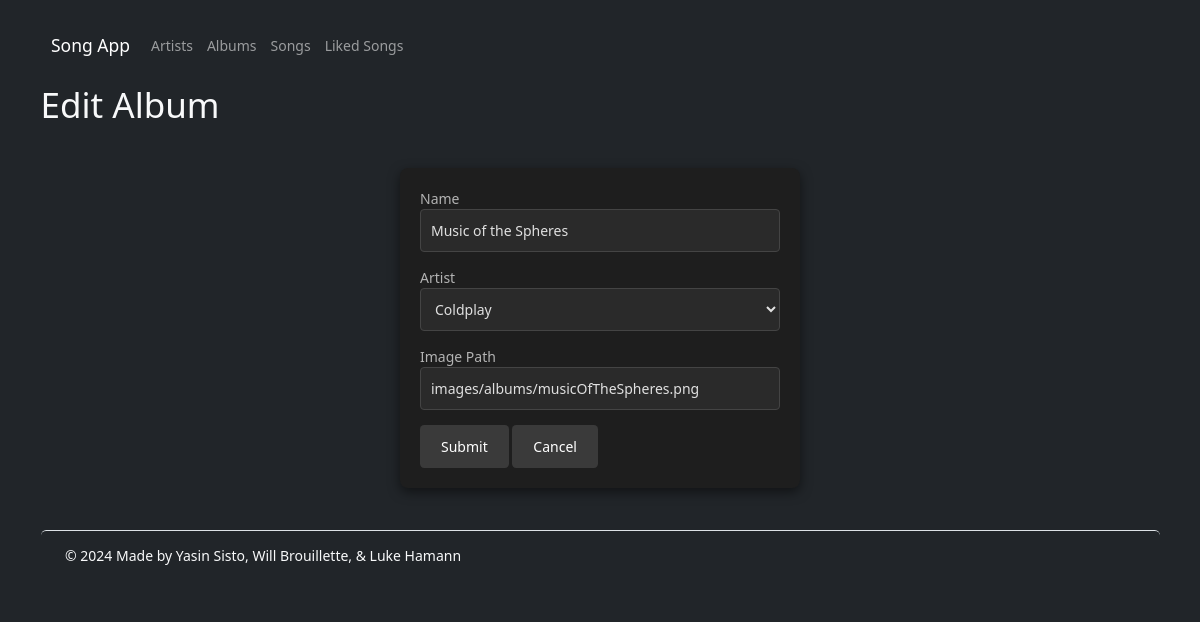
/?action=albumForm&albumId=2, run on the app's committed database.
### tables this page shows
CREATE TABLE albums (
    id        int           AUTO_INCREMENT,
    name      varchar(127)  NOT NULL,
    imagePath varchar(1023) NOT NULL,
    artistId  int           NOT NULL,
    PRIMARY KEY (id),
    CONSTRAINT albumsUkNameArtistId UNIQUE (name, artistId),
    CONSTRAINT albumsFkArtistId FOREIGN KEY (artistId) REFERENCES artists(id)
        ON DELETE CASCADE
);

CREATE TABLE artists (
    id               int           AUTO_INCREMENT,
    name             varchar(127)  NOT NULL,
    imagePath        varchar(1023) NOT NULL,
    monthlyListeners int           NOT NULL,
    PRIMARY KEY (id),
    CONSTRAINT artistsUkName UNIQUE (name)
);

### index.php (called while the page is built, shortened)
<?php
require('models/_database.php');
require('models/artists.php');
require('models/albums.php');
require('controllers/albumsController.php');

### models/albums.php (called while the page is built, shortened)
<?php
function getAlbum(int $albumId) : array
{
    global $db;
    $query = 'SELECT albums.id id, albums.name name, albums.artistId artistId,
                     albums.imagePath imagePath, artists.name artistName
              FROM albums
                  JOIN artists ON albums.artistId = artists.id
              WHERE albums.id = :albumId';
    $statement = $db->prepare($query);
    $statement->bindValue(':albumId', $albumId);
    $statement->execute();
    $album = $statement->fetch();
    return $album;
}
?>

### models/artists.php (called while the page is built, shortened)
<?php
function getAllArtists()
{
    global $db;
    $query = 'SELECT id, name, monthlyListeners, imagePath
              FROM artists
              ORDER BY LOWER(name)';
    $statement = $db->prepare($query);
    $statement->execute();
    $artists = $statement->fetchAll();
    return $artists;
}
?>

### views/albums/albumForm.php (the view, shortened to what this page needs)
<?php include('views/_partials/header.php'); ?>
<h1>
    <?php echo ($album['id'] == 0 ? 'Add' : 'Edit') . ' Album'; ?>
</h1>
<form action="." method="post" class="form form-dark">
    <div class="form-group">
        <label for="name" class="label">Name</label>
        <input type="text" name="name" id="name" class="input"
            value="<?php echo htmlspecialchars($album['name']); ?>" />
    </div>
    <div>
        <label for="artistId" class="label">Artist</label>
        <select name="artistId" id="artistId" class="select">
            <?php foreach ($artists as $artist) : ?>
                <option value="<?php echo $artist['id']; ?>"
                    <?php if ($album['artistId'] == $artist['id']) : ?>
                        selected
                    <?php endif; ?>>
                    <?php echo htmlspecialchars($artist['name']) ?>
                </option>
            <?php endforeach; ?>
        </select>
    </div>
    <div class="form-group">
        <label for="imagePath" class="label">Image Path</label>
        <input type="text" name="imagePath" id="imagePath" class="input"
            value="<?php echo htmlspecialchars($album['imagePath']); ?>" />
    </div>
    <div class="form-group">
        <input type="submit" value="Submit" class="btn btn-dark" />
        <?php
            if ($album['id'] == 0)
            {
                $href = '.?action=listAlbums';
            }
            else
            {
                $href = '.?action=viewAlbum&albumId=' . $album['id'];
            }
        ?>
        <a href="<?php echo $href; ?>" class="btn btn-cancel">Cancel</a>
    </div>
</form>
<?php include('views/_partials/footer.php'); ?>

### css/site.css (style rules this page uses)
:root { font-family: 'Arial', sans-serif; font-size: 14px; position: relative; min-height: 100%; }
body { background-color: #121212; color: #e0e0e0; }
.btn { background-color: #3a3a3a; color: #fff; border: none; border-radius: 0.3rem; padding: 0.8rem 1.5rem; }
.btn-submit, .btn-cancel { cursor: pointer; transition: background-color 0.3s ease; text-decoration: none; display: inline-block; }
.form { background-color: #1e1e1e; padding: 20px; border-radius: 8px; box-shadow: 0 4px 12px rgba(0, 0, 0, 0.5); max-width: 400px; margin: 3rem auto; }
.label { color: #b3b3b3; }
.input { color: #e0e0e0; background-color: #2a2a2a; border: 1px solid #444; border-radius: 4px; padding: 10px; width: 100%; margin-bottom: 15px; }
.select { background-color: #2a2a2a; color: #e0e0e0; border: 1px solid #444; border-radius: 4px; padding: 10px; width: 100%; margin-bottom: 15px; }

### data on the page
albums: name "Music of the Spheres", artistId "Coldplay", imagePath "images/albums/musicOfTheSpheres.png"
